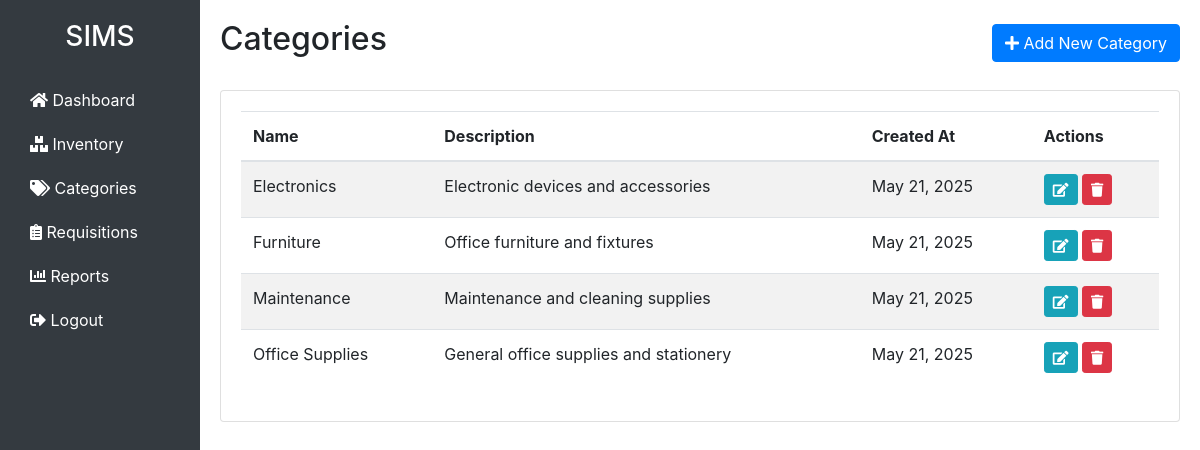
Page /categories.php (signed in) on the committed database.
### tables this page shows
CREATE TABLE IF NOT EXISTS categories (
    id INT NOT NULL PRIMARY KEY AUTO_INCREMENT,
    name VARCHAR(50) NOT NULL UNIQUE,
    description TEXT,
    created_at DATETIME DEFAULT CURRENT_TIMESTAMP
);

### categories.php (the view, shortened to what this page needs)
<?php
require_once "config/database.php";
$sql = "SELECT * FROM categories ORDER BY name ASC";
$result = mysqli_query($conn, $sql);
?>
<!DOCTYPE html>
<html lang="en">
<head>
    <link rel="stylesheet" href="https://stackpath.bootstrapcdn.com/bootstrap/4.5.2/css/bootstrap.min.css">
    <link rel="stylesheet" href="https://cdnjs.cloudflare.com/ajax/libs/font-awesome/5.15.4/css/all.min.css">
</head>
<body>
    <div class="container-fluid">
        <div class="row">
            <div class="col-md-2 sidebar">
                <h3 class="text-white text-center mb-4">SIMS</h3>
                <nav>
                    <a href="dashboard.php"><i class="fas fa-home"></i> Dashboard</a>
                    <a href="inventory.php"><i class="fas fa-boxes"></i> Inventory</a>
                    <a href="categories.php"><i class="fas fa-tags"></i> Categories</a>
                    <a href="requisition.php"><i class="fas fa-clipboard-list"></i> Requisitions</a>
                    <a href="reports.php"><i class="fas fa-chart-bar"></i> Reports</a>
                    <a href="logout.php"><i class="fas fa-sign-out-alt"></i> Logout</a>
                </nav>
            </div>
            <div class="col-md-10 content">
                <div class="d-flex justify-content-between align-items-center mb-4">
                    <h2>Categories</h2>
                    <button type="button" class="btn btn-primary" data-toggle="modal" data-target="#addCategoryModal">
                        <i class="fas fa-plus"></i> Add New Category
                    </button>
                </div>
                <div class="card">
                    <div class="card-body">
                        <div class="table-responsive">
                            <table class="table table-striped">
                                <thead>
                                    <tr>
                                        <th>Name</th>
                                        <th>Description</th>
                                        <th>Created At</th>
                                        <th>Actions</th>
                                    </tr>
                                </thead>
                                <tbody>
                                    <?php
                                    if(mysqli_num_rows($result) > 0){
                                        while($row = mysqli_fetch_assoc($result)){
                                            echo "<tr>";
                                            echo "<td>" . htmlspecialchars($row['name']) . "</td>";
                                            echo "<td>" . htmlspecialchars($row['description']) . "</td>";
                                            echo "<td>" . date('M d, Y', strtotime($row['created_at'])) . "</td>";
                                            echo "<td>
                                                    <button class='btn btn-sm btn-info' onclick='editCategory(" . $row['id'] . ")'><i class='fas fa-edit'></i></button>
                                                    <button class='btn btn-sm btn-danger' onclick='deleteCategory(" . $row['id'] . ")'><i class='fas fa-trash'></i></button>
                                                  </td>";
                                            echo "</tr>";
                                        }
                                    } else {
                                        echo "<tr><td colspan='4' class='text-center'>No categories found</td></tr>";
                                    }
                                    ?>
                                </tbody>
                            </table>
                        </div>
                    </div>
                </div>
            </div>
        </div>
    </div>
</body>
</html>

### categories.php (style rules this page uses)
.sidebar { height: 100vh; background-color: #343a40; padding-top: 20px; }
.sidebar a { color: white; text-decoration: none; padding: 10px 15px; display: block; }
.content { padding: 20px; }

### rows in the picture
categories: name "Electronics", description "Electronic devices and accessories", created_at "May 21, 2025"
categories: name "Furniture", description "Office furniture and fixtures", created_at "May 21, 2025"
categories: name "Maintenance", description "Maintenance and cleaning supplies", created_at "May 21, 2025"
categories: name "Office Supplies", description "General office supplies and stationery", created_at "May 21, 2025"
